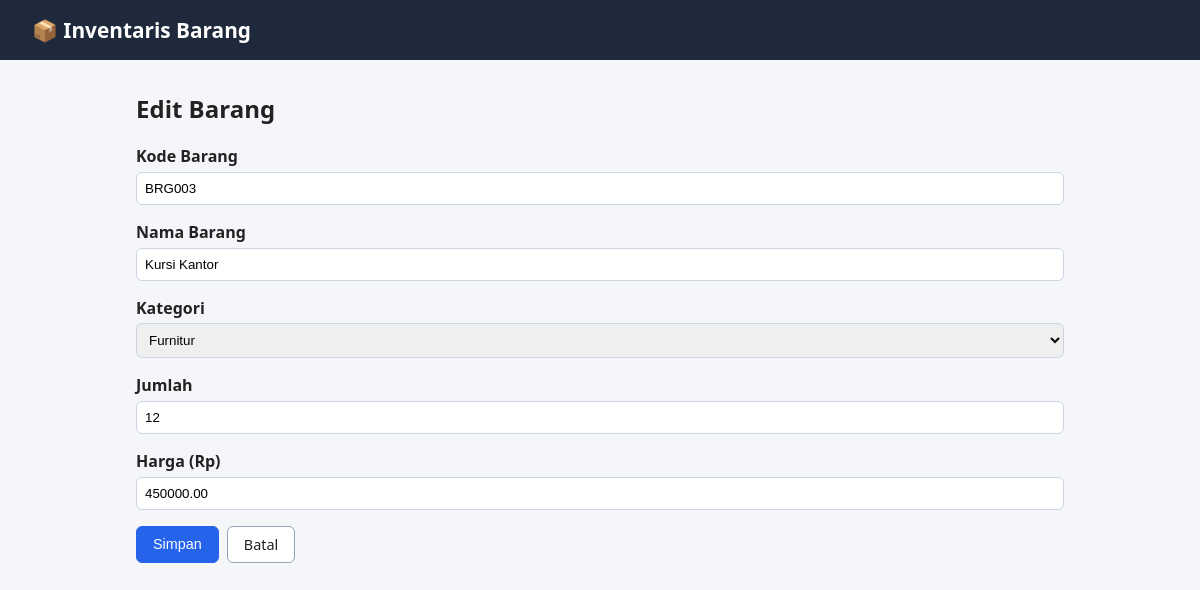
The page /edit.php?id=3 on the database its author committed.
### tables this page shows
CREATE TABLE barang (
  id INT UNSIGNED AUTO_INCREMENT PRIMARY KEY,
  kode_barang VARCHAR(20) NOT NULL UNIQUE,
  nama_barang VARCHAR(100) NOT NULL,
  kategori_id INT UNSIGNED NOT NULL,
  jumlah INT UNSIGNED NOT NULL DEFAULT 0,
  harga DECIMAL(12,2) NOT NULL DEFAULT 0,
  created_at TIMESTAMP DEFAULT CURRENT_TIMESTAMP,
  CONSTRAINT fk_barang_kategori FOREIGN KEY (kategori_id)
    REFERENCES kategori(id) ON UPDATE CASCADE ON DELETE RESTRICT
);

CREATE TABLE kategori (
  id INT UNSIGNED AUTO_INCREMENT PRIMARY KEY,
  nama_kategori VARCHAR(50) NOT NULL UNIQUE
);

### functions.php (called while the page is built, shortened)
<?php
function e($v): string { return htmlspecialchars((string)$v, ENT_QUOTES, 'UTF-8'); }

### _form.php (the view, shortened to what this page needs)
<form method="post" novalidate>
  <label>Kode Barang
    <input type="text" name="kode_barang" maxlength="20" value="<?= e($data['kode_barang']) ?>">
  </label>
  <label>Nama Barang
    <input type="text" name="nama_barang" maxlength="100" value="<?= e($data['nama_barang']) ?>">
  </label>
  <label>Kategori
    <select name="kategori_id">
      <?php foreach ($kategori as $k): ?>
        <option value="<?= e($k['id']) ?>" <?= (string)$data['kategori_id'] === (string)$k['id'] ? 'selected' : '' ?>>
          <?= e($k['nama_kategori']) ?>
        </option>
      <?php endforeach; ?>
    </select>
  </label>
  <label>Jumlah
    <input type="number" name="jumlah" min="0" value="<?= e($data['jumlah']) ?>">
  </label>
  <label>Harga (Rp)
    <input type="number" name="harga" min="0" step="0.01" value="<?= e($data['harga']) ?>">
  </label>
  <div class="actions">
    <button type="submit" class="btn primary">Simpan</button>
    <a href="index.php" class="btn">Batal</a>
  </div>
</form>

### style.css (style rules this page uses)
* { box-sizing:border-box }
body { font-family:system-ui,sans-serif;margin:0;background:#f4f6f9;color:#222 }
input,select { padding:.5rem;border:1px solid #cbd5e1;border-radius:6px;width:100% }
.btn { display:inline-block;padding:.5rem 1rem;border:1px solid #94a3b8;border-radius:6px;background:#fff;color:#222;text-decoration:none;cursor:pointer;font-size:.9rem }
.btn.primary { background:#2563eb;color:#fff;border-color:#2563eb }
form label { display:block;margin-bottom:1rem;font-weight:600 }
form label input,form label select { margin-top:.3rem;font-weight:400 }
.actions { display:flex;gap:.5rem }

### rows shown on the page
barang: kode_barang "BRG003", nama_barang "Kursi Kantor", kategori_id "Furnitur", jumlah "12", harga "450000.00"
